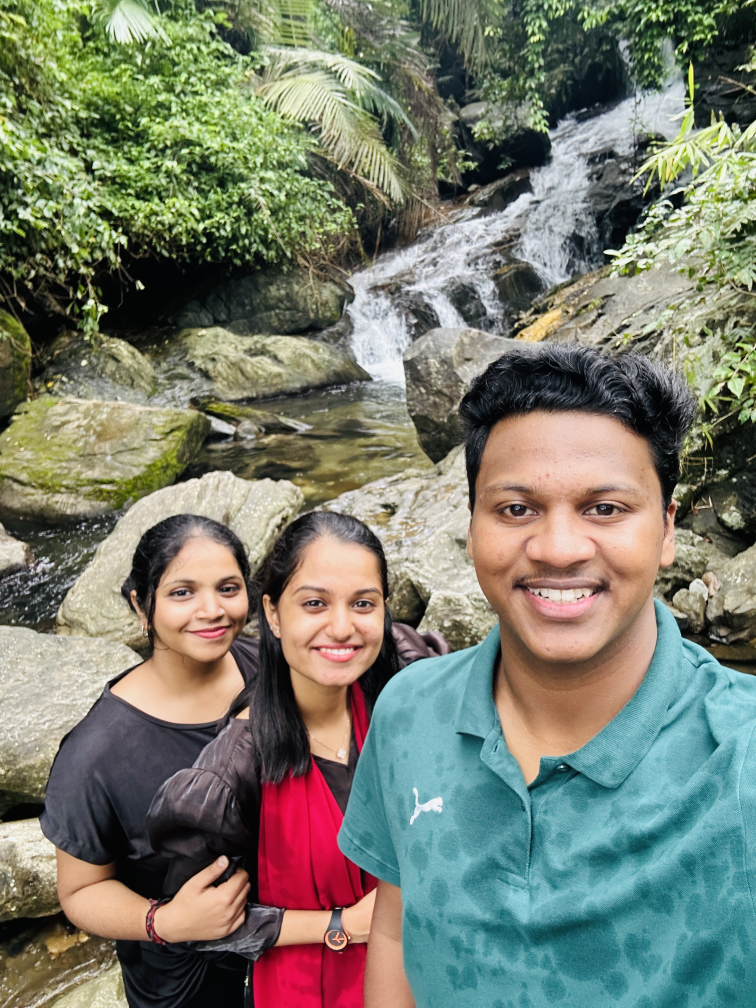
#> input picture diya.jpeg, 3024 x 4032 px (shown at 1/4 size)
$ python facedetectinpic.py
#> lines starting #> are read from the running program, lines starting #| are printed output that depends on the picture; after the words box and inside, x2 and y2 are one past the last pixel; in counts of white or black regions, pixels touching at a corner belong together
import cv2

# Load the pre-trained Haar Cascade classifier for face detection
face_cascade = cv2.CascadeClassifier(cv2.data.haarcascades + 'haarcascade_frontalface_default.xml')

def detect_faces_in_image(image_path):
    # Load the image
#> called with image_path = 'diya.jpeg'
    image = cv2.imread(image_path)
#> image is the input picture: shape (4032, 3024, 3); mean B, G, R 109.3, 124.3, 121
    # Resize the image for display (optional, set max dimensions)
    max_width, max_height = 800, 600  # Adjust based on your display resolution
    h, w = image.shape[:2]
#> h = 4032; w = 3024
    if w > max_width or h > max_height:
        scale = min(max_width / w, max_height / h)
#> scale = 0.149
        image = cv2.resize(image, (int(w * scale), int(h * scale)))
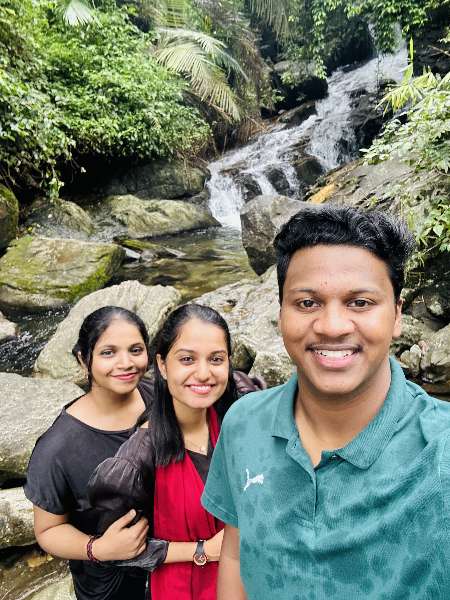
#> image: shape (600, 450, 3); mean B, G, R 109.2, 124.2, 120.9

    # Convert the image to grayscale
    gray = cv2.cvtColor(image, cv2.COLOR_BGR2GRAY)
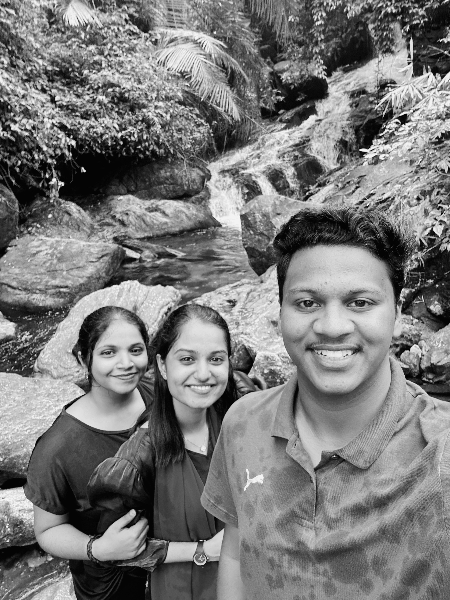
#> gray: shape (600, 450); min 0, max 250, mean 121.5
    # Detect faces
    faces = face_cascade.detectMultiScale(gray, scaleFactor=1.1, minNeighbors=5, minSize=(30, 30))
#> faces = [[88, 324, 70, 70], [159, 327, 81, 81], [265, 249, 136, 136]]

    # Draw rectangles around detected faces
    for (x, y, w, h) in faces:
        cv2.rectangle(image, (x, y), (x + w, y + h), (255, 0, 0), 2)
#> this loop made 3 passes
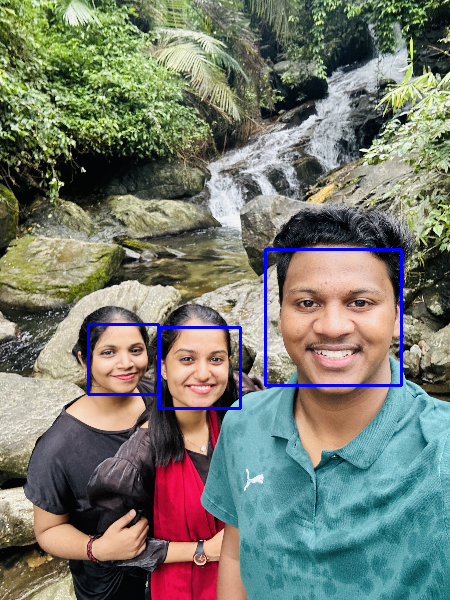
#> image: shape (600, 450, 3); 1.22% of pixels changed, all inside (x1, y1, x2, y2) = (87, 248, 403, 410)

    # Display the result
    cv2.imshow("Faces Detected", image)
    cv2.waitKey(0)
    cv2.destroyAllWindows()

# Example usage
detect_faces_in_image('diya.jpeg')  # Replace with your image file path

$ run again, with profile.jfif saved as diya.jpeg
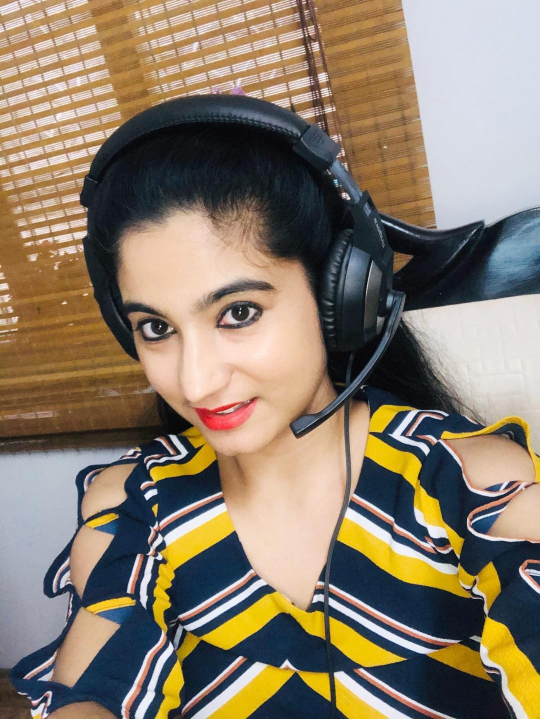
#> input picture profile.jfif, 1080 x 1438 px (shown at 1/2 size)
#> in detect_faces_in_image, image is the input picture: shape (1438, 1080, 3); mean B, G, R 106.9, 125.1, 139
#> in detect_faces_in_image, `gray = cv2.cvtColor(image, cv2.COLOR_BGR2GRAY)`:
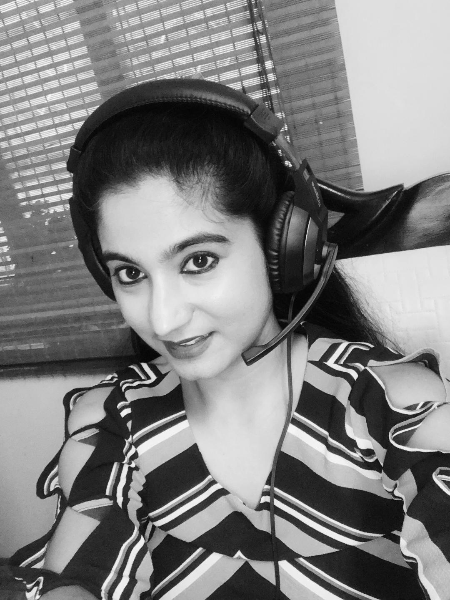
#> gray: shape (600, 450); min 2, max 253, mean 127.1
#> faces = [[53, 178, 227, 227]]
#> the loop in detect_faces_in_image, `for (x, y, w, h) in faces:` made 1 pass
#> after the loop in detect_faces_in_image, `for (x, y, w, h) in faces:`:
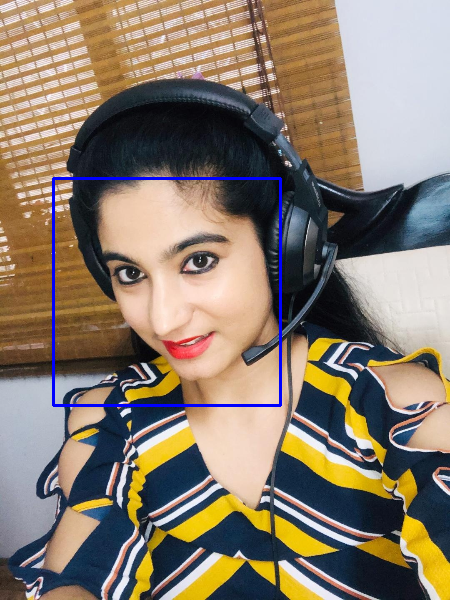
#> image: shape (600, 450, 3); mean B, G, R 108.5, 124, 137.7
